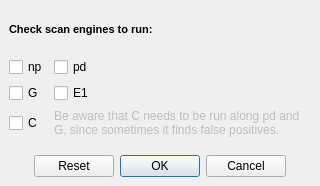
<?xml version="1.0" encoding="UTF-8"?>
<ui version="4.0">
 <class>APSeekerPickerDialog</class>
 <widget class="QDialog" name="APSeekerPickerDialog">
  <property name="geometry">
   <rect>
    <x>0</x>
    <y>0</y>
    <width>320</width>
    <height>186</height>
   </rect>
  </property>
  <property name="minimumSize">
   <size>
    <width>320</width>
    <height>186</height>
   </size>
  </property>
  <property name="maximumSize">
   <size>
    <width>320</width>
    <height>186</height>
   </size>
  </property>
  <property name="windowTitle">
   <string>AutoEPG</string>
  </property>
  <layout class="QVBoxLayout" name="verticalLayout">
   <property name="leftMargin">
    <number>9</number>
   </property>
   <property name="topMargin">
    <number>9</number>
   </property>
   <property name="rightMargin">
    <number>9</number>
   </property>
   <property name="bottomMargin">
    <number>9</number>
   </property>
   <item>
    <layout class="QGridLayout" name="gridLayout">
     <item row="1" column="0">
      <widget class="QCheckBox" name="npCheckBox">
       <property name="text">
        <string>np</string>
       </property>
      </widget>
     </item>
     <item row="1" column="1">
      <widget class="QCheckBox" name="pdCheckBox">
       <property name="text">
        <string>pd</string>
       </property>
      </widget>
     </item>
     <item row="0" column="0" colspan="3">
      <widget class="QLabel" name="label">
       <property name="text">
        <string>&lt;!DOCTYPE HTML PUBLIC &quot;-//W3C//DTD HTML 4.0//EN&quot; &quot;http://www.w3.org/TR/REC-html40/strict.dtd&quot;&gt;
&lt;html&gt;&lt;head&gt;&lt;meta name=&quot;qrichtext&quot; content=&quot;1&quot; /&gt;&lt;style type=&quot;text/css&quot;&gt;
p, li { white-space: pre-wrap; }
&lt;/style&gt;&lt;/head&gt;&lt;body style=&quot; font-family:'MS Shell Dlg 2'; font-size:8pt; font-weight:400; font-style:normal;&quot;&gt;
&lt;p style=&quot; margin-top:0px; margin-bottom:0px; margin-left:0px; margin-right:0px; -qt-block-indent:0; text-indent:0px;&quot;&gt;&lt;span style=&quot; font-weight:600;&quot;&gt;Check scan engines to run:&lt;/span&gt;&lt;/p&gt;&lt;/body&gt;&lt;/html&gt;</string>
       </property>
      </widget>
     </item>
     <item row="1" column="2">
      <spacer name="horizontalSpacer">
       <property name="orientation">
        <enum>Qt::Horizontal</enum>
       </property>
       <property name="sizeHint" stdset="0">
        <size>
         <width>40</width>
         <height>20</height>
        </size>
       </property>
      </spacer>
     </item>
     <item row="4" column="1" colspan="2">
      <widget class="QLabel" name="label_2">
       <property name="enabled">
        <bool>false</bool>
       </property>
       <property name="text">
        <string>Be aware that C needs to be run along pd and G, since sometimes it finds false positives.</string>
       </property>
       <property name="wordWrap">
        <bool>true</bool>
       </property>
      </widget>
     </item>
     <item row="4" column="0">
      <widget class="QCheckBox" name="cCheckBox">
       <property name="text">
        <string>C</string>
       </property>
      </widget>
     </item>
     <item row="2" column="0">
      <widget class="QCheckBox" name="gCheckBox">
       <property name="text">
        <string>G</string>
       </property>
      </widget>
     </item>
     <item row="2" column="1">
      <widget class="QCheckBox" name="e1CheckBox">
       <property name="enabled">
        <bool>true</bool>
       </property>
       <property name="text">
        <string>E1</string>
       </property>
      </widget>
     </item>
    </layout>
   </item>
   <item>
    <spacer name="verticalSpacer_2">
     <property name="orientation">
      <enum>Qt::Vertical</enum>
     </property>
     <property name="sizeType">
      <enum>QSizePolicy::Fixed</enum>
     </property>
     <property name="sizeHint" stdset="0">
      <size>
       <width>20</width>
       <height>12</height>
      </size>
     </property>
    </spacer>
   </item>
   <item>
    <widget class="QDialogButtonBox" name="buttonBox">
     <property name="orientation">
      <enum>Qt::Horizontal</enum>
     </property>
     <property name="standardButtons">
      <set>QDialogButtonBox::Cancel|QDialogButtonBox::Ok|QDialogButtonBox::Reset</set>
     </property>
     <property name="centerButtons">
      <bool>true</bool>
     </property>
    </widget>
   </item>
  </layout>
 </widget>
 <resources/>
 <connections>
  <connection>
   <sender>buttonBox</sender>
   <signal>accepted()</signal>
   <receiver>APSeekerPickerDialog</receiver>
   <slot>accept()</slot>
   <hints>
    <hint type="sourcelabel">
     <x>247</x>
     <y>176</y>
    </hint>
    <hint type="destinationlabel">
     <x>157</x>
     <y>185</y>
    </hint>
   </hints>
  </connection>
  <connection>
   <sender>buttonBox</sender>
   <signal>rejected()</signal>
   <receiver>APSeekerPickerDialog</receiver>
   <slot>reject()</slot>
   <hints>
    <hint type="sourcelabel">
     <x>310</x>
     <y>176</y>
    </hint>
    <hint type="destinationlabel">
     <x>286</x>
     <y>185</y>
    </hint>
   </hints>
  </connection>
 </connections>
</ui>
